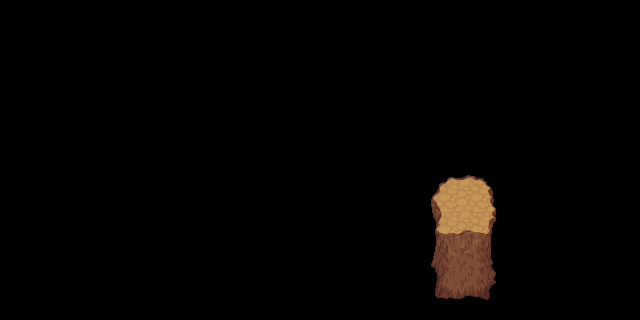

This is a level from a 2D game, rendered from its Tiled map with the project's own tilesets. A one-line summary and the complete map file follow:
An orthogonal 20x10 tile map with 32x32 px tiles, 1 tile layer (Tile Layer 1).

<map version="1.10" tiledversion="1.10.2" orientation="orthogonal" renderorder="right-down" width="20" height="10" tilewidth="32" tileheight="32" infinite="0" nextlayerid="2" nextobjectid="1">
 <tileset firstgid="1" name="terrain_atlas" tilewidth="32" tileheight="32" tilecount="1024" columns="32">
  <image source="../terrain_atlas.png" trans="ff00ff" width="1024" height="1024" />
 </tileset>
 <layer id="1" name="Tile Layer 1" width="20" height="10">
  <data encoding="csv">
0,0,0,0,0,0,0,0,0,0,0,0,0,0,0,0,0,0,0,0,
0,0,0,0,0,0,0,0,0,0,0,0,0,0,0,0,0,0,0,0,
0,0,0,0,0,0,0,0,0,0,0,0,0,0,0,0,0,0,0,0,
0,0,0,0,0,0,0,0,0,0,0,0,0,0,0,0,0,0,0,0,
0,0,0,0,0,0,0,0,0,0,0,0,0,0,0,0,0,0,0,0,
0,0,0,0,0,0,0,0,0,0,0,0,0,6,7,8,0,0,0,0,
0,0,0,0,0,0,0,0,0,0,0,0,0,38,39,40,0,0,0,0,
0,0,0,0,0,0,0,0,0,0,0,0,0,70,71,72,0,0,0,0,
0,0,0,0,0,0,0,0,0,0,0,0,0,102,103,104,0,0,0,0,
0,0,0,0,0,0,0,0,0,0,0,0,0,134,135,136,0,0,0,0
</data>
 </layer>
</map>
